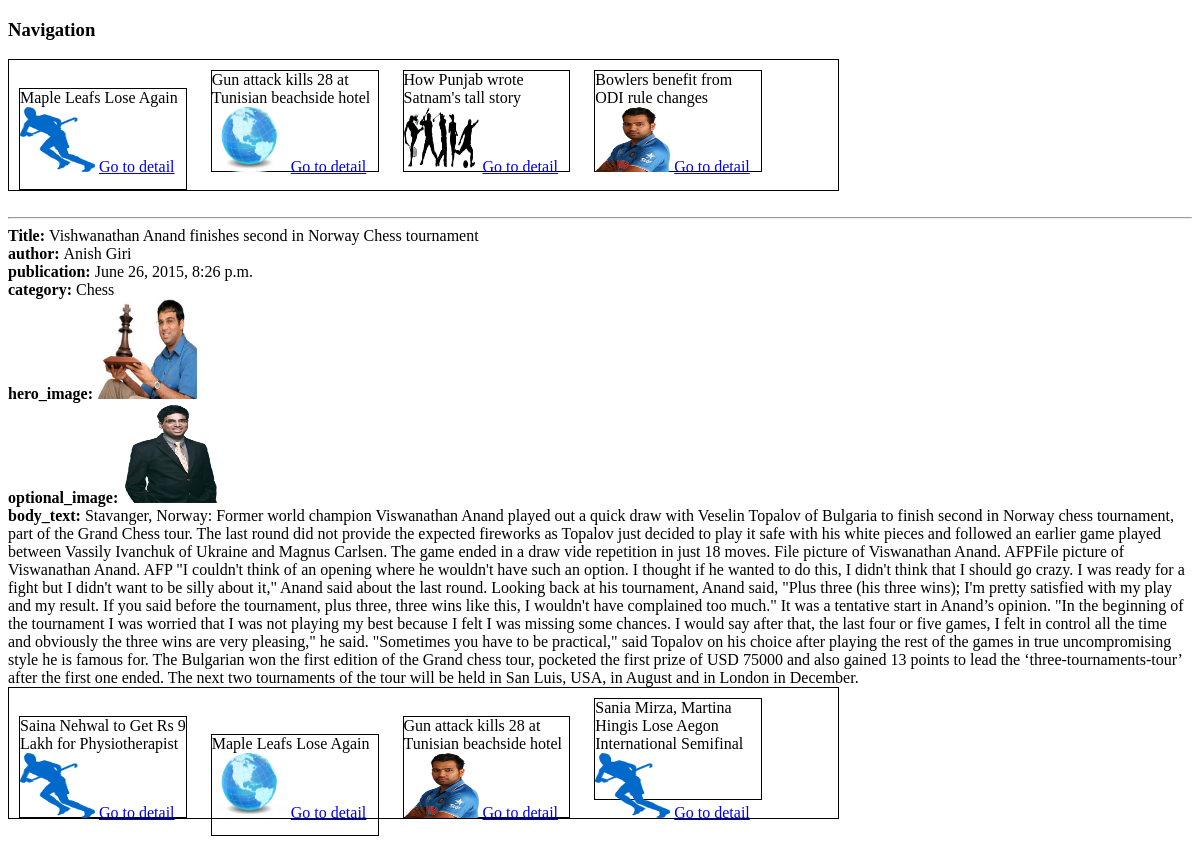
The page /article/details/6/ on the database its author committed.
### apps/art/models.py (models this page shows)
class Article(models.Model):
    title = models.CharField(max_length=100)
    author = models.CharField(max_length=100)
    publication = models.DateTimeField(auto_now_add = True)
    category = models.CharField(max_length=100)
    hero_image = models.CharField(max_length=100)
    optional_image = models.CharField(max_length=100)
    body_text = models.TextField()

### apps/art/views.py (the view)
# urls.py: url(r'^article/details/(?P<article_id>\d+)/$', detail_page),
def detail_page(request, article_id):
    article = Article.objects.get(id=article_id)
    return render(request, 'article_detail_page.html', locals())

### apps/art/context_processors.py (called while the page is built)
def all_common_variables(request):
    articles = Article.objects.all()
    random_article = Article.objects.order_by('?')[0:4]
    return {
            'articles':articles,
            'random_article':random_article,
            }

### apps/art/templates/article_detail_page.html (shortened to what this page needs)
{% extends "base.html" %}
{% block content %}
	<b>Title: </b>{{article.title}}</br>
	<b>author: </b>{{article.author}}</br>
	<b>publication: </b>{{article.publication}}</br>
	<b>category: </b>{{article.category}}</br>
	<b>hero_image: </b><img src='{{article.hero_image}}' height=100px width=100px></br>
	<b>optional_image: </b><img src='{{article.optional_image}}' height=100px width=100px></br>
	<b>body_text: </b>{{article.body_text}}
{% endblock %}

### apps/art/templates/base.html (shortened to what this page needs)
<!DOCTYPE html>
<html lang="en">
  <head>
    <link href="/static/css/common.css" rel="stylesheet">
  </head>
  <body>
  <h3>Navigation</h3>
  <div class='navigation_bar'>
  	<div class="nav-1">
	  	{{articles.0.title}}</br>
	  	<img src='{{articles.0.hero_image}}' height=65px width=75px />
	  	<a href='/article/details/{{articles.0.id}}'>Go to detail </a>
  	</div>
  	<div class="nav-2">
	  	{{articles.1.title}}</br>
	  	<img src='{{articles.1.hero_image}}' height=65px width=75px />
	  	<a href='/article/details/{{articles.1.id}}'>Go to detail </a>
  	</div>
  	<div class="nav-3">
	  	{{articles.2.title}}</br>
	  	<img src='{{articles.2.hero_image}}' height=65px width=75px />
	  	<a href='/article/details/{{articles.2.id}}'>Go to detail </a>
  	</div>
  	<div class="nav-4">
	  	{{articles.3.title}}</br>
	  	<img src='{{articles.3.hero_image}}' height=65px width=75px />
	  	<a href='/article/details/{{articles.3.id}}'>Go to detail </a>
  	</div>
  </div>
  </br><hr>
	  {% block content %}
	  {% endblock %}
<div class='navigation_bar'>
  	<div class="nav-1">
	  	{{random_article.0.title}}</br>
	  	<img src='{{random_article.0.hero_image}}' height=65px width=75px />
	  	<a href='/article/details/{{random_article.0.id}}'>Go to detail </a>
  	</div>
  	<div class="nav-2">
	  	{{random_article.1.title}}</br>
	  	<img src='{{random_article.1.hero_image}}' height=65px width=75px />
	  	<a href='/article/details/{{random_article.1.id}}'>Go to detail </a>
  	</div>
  	<div class="nav-3">
	  	{{random_article.2.title}}</br>
	  	<img src='{{random_article.2.hero_image}}' height=65px width=75px />
	  	<a href='/article/details/{{random_article.2.id}}'>Go to detail </a>
  	</div>
  	<div class="nav-4">
	  	{{random_article.3.title}}</br>
	  	<img src='{{random_article.3.hero_image}}' height=65px width=75px />
	  	<a href='/article/details/{{random_article.3.id}}'>Go to detail </a>
  	</div>
  </div>
  </body>

### static/css/common.css (style rules this page uses)
.navigation_bar { height: 130px; width: 70%; border: 1px solid; }
.nav-1, .nav-2, .nav-3, .nav-4 { height: 100px; width: 20%; border: 1px solid; display: inline-block; margin:10px; cursor: pointer; }

### rows shown on the page
Article: title "Maple Leafs Lose Again", hero_image (picture)
Article: title "Gun attack kills 28 at Tunisian beachside hotel", hero_image (picture)
Article: title "How Punjab wrote Satnam's tall story", hero_image (picture)
Article: title "Bowlers benefit from ODI rule changes", hero_image (picture)
Article: title "Vishwanathan Anand finishes second in Norway Chess tournament", author "Anish Giri", publication "June 26, 2015, 8:26 p.m.", category "Chess", hero_image (picture), optional_image (picture), body_text "Stavanger, Norway: Former world champion Viswanathan Anand played out a quick draw with Veselin Topalov of Bulgaria to finish second in Norway chess tournament, part of the Grand Chess tour. The last round did not provide the expected fireworks as Topalov just decided to play it safe with his white pieces and followed an earlier game played between Vassily Ivanchuk of Ukraine and Magnus Carlsen. The game ended in a draw vide repetition in just 18 moves. File picture of Viswanathan Anand. AFPFile picture of Viswanathan Anand. AFP \"I couldn't think of an opening where he wouldn't have such an option. I thought if he wanted to do this, I didn't think that I should go crazy. I was ready for a…"
Article: title "Saina Nehwal to Get Rs 9 Lakh for Physiotherapist"
Article: title "Sania Mirza, Martina Hingis Lose Aegon International Semifinal"
